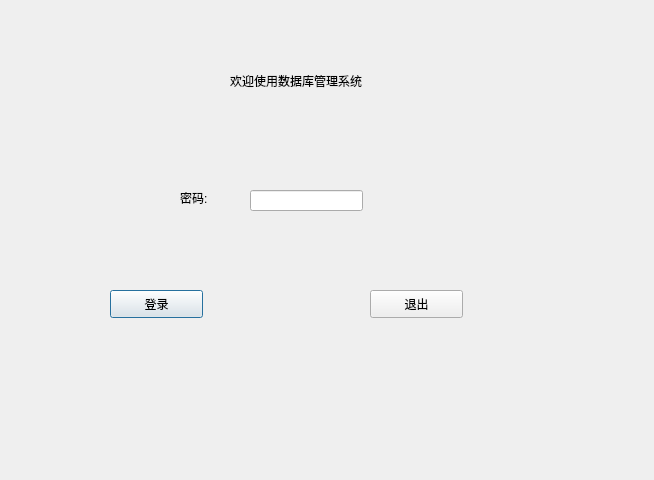
<?xml version="1.0" encoding="UTF-8"?>
<ui version="4.0">
 <class>LoginDialog</class>
 <widget class="QDialog" name="LoginDialog">
  <property name="geometry">
   <rect>
    <x>0</x>
    <y>0</y>
    <width>654</width>
    <height>480</height>
   </rect>
  </property>
  <property name="windowTitle">
   <string>Dialog</string>
  </property>
  <widget class="QPushButton" name="loginBtn">
   <property name="geometry">
    <rect>
     <x>110</x>
     <y>290</y>
     <width>93</width>
     <height>28</height>
    </rect>
   </property>
   <property name="text">
    <string>登录</string>
   </property>
  </widget>
  <widget class="QLineEdit" name="pwdLineEdit">
   <property name="geometry">
    <rect>
     <x>250</x>
     <y>190</y>
     <width>113</width>
     <height>21</height>
    </rect>
   </property>
   <property name="echoMode">
    <enum>QLineEdit::Password</enum>
   </property>
  </widget>
  <widget class="QLabel" name="label">
   <property name="geometry">
    <rect>
     <x>180</x>
     <y>190</y>
     <width>72</width>
     <height>15</height>
    </rect>
   </property>
   <property name="text">
    <string>密码:</string>
   </property>
  </widget>
  <widget class="QPushButton" name="quitBtn">
   <property name="geometry">
    <rect>
     <x>370</x>
     <y>290</y>
     <width>93</width>
     <height>28</height>
    </rect>
   </property>
   <property name="text">
    <string>退出</string>
   </property>
  </widget>
  <widget class="QLabel" name="label_2">
   <property name="geometry">
    <rect>
     <x>230</x>
     <y>70</y>
     <width>171</width>
     <height>21</height>
    </rect>
   </property>
   <property name="text">
    <string>欢迎使用数据库管理系统</string>
   </property>
  </widget>
 </widget>
 <resources/>
 <connections/>
</ui>
